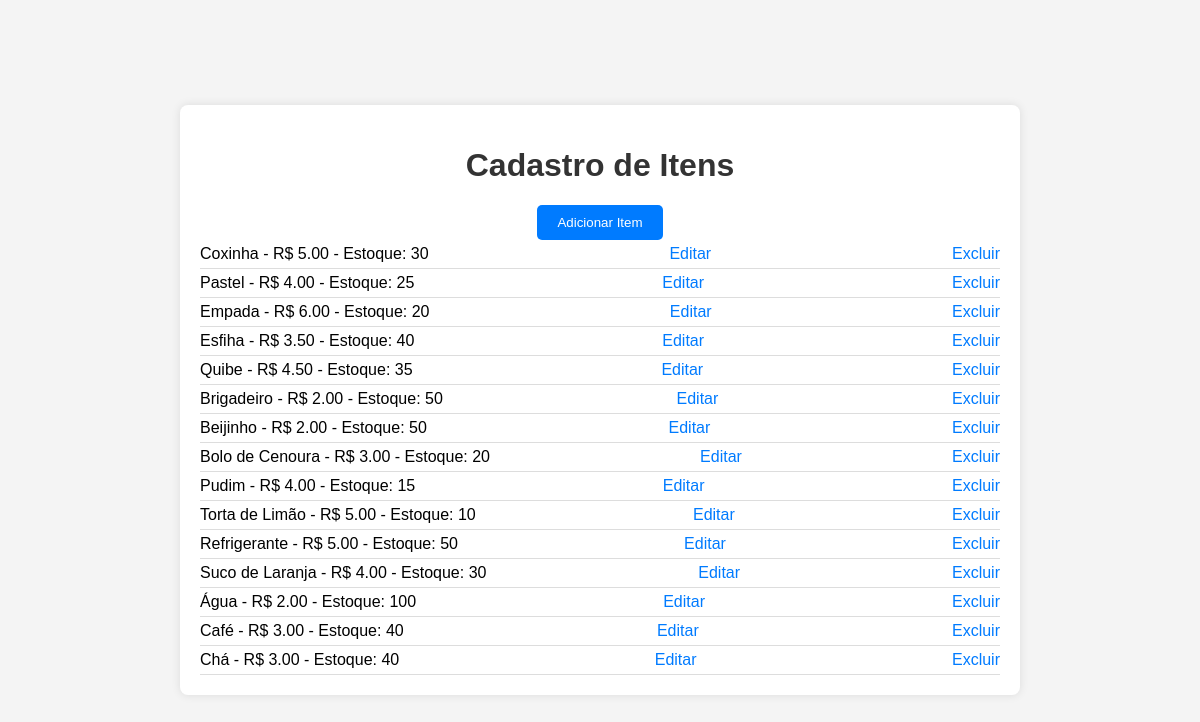
Screenshot of /neides/items/ (signed in) with the database file from the repository.
### neides/models.py (models this page shows, shortened)
class Item(models.Model):
    CATEGORY_CHOICES = [
        ('salgado', 'Salgado'),
        ('doce', 'Doce'),
        ('bebida', 'Bebida'),
    ]
    name = models.CharField(max_length=100)
    price = models.DecimalField(max_digits=10, decimal_places=2)
    stock = models.IntegerField()
    category = models.CharField(max_length=10, choices=CATEGORY_CHOICES)
    discount_strategy = None

### neides/views.py (the view)
# urls.py: path('items/', views.items, name='items'),
@login_required
def items(request):
    items = Item.objects.all()
    return render(request, 'neides/items.html', {'items': items})

### neides/templates/neides/items.html (shortened to what this page needs)
{% extends 'neides/base.html' %}
{% block content %}
<h1>Cadastro de Itens</h1>
<a href="{% url 'add_item' %}"><button>Adicionar Item</button></a>
<ul>
    {% for item in items %}
        <li>{{ item.name }} - R$ {{ item.price }} - Estoque: {{ item.stock }}
            <a href="{% url 'edit_item' item.pk %}">Editar</a>
            <a href="{% url 'delete_item' item.pk %}">Excluir</a>
        </li>
    {% endfor %}
</ul>
{% endblock %}

### neides/static/neides/css/styles.css (style rules this page uses)
body { font-family: Arial, sans-serif; background-color: #f4f4f4; margin: 0; padding: 0; display: flex; justify-content: center; align-items: center; height: 100vh; }
h1, h2, h3 { color: #333; }
ul { list-style-type: none; padding: 0; margin: 0; }
li { padding: 5px 0; border-bottom: 1px solid #ddd; display: flex; justify-content: space-between; align-items: center; }
a { color: #007bff; text-decoration: none; }
button { background-color: #007bff; color: #fff; border: none; padding: 10px 20px; border-radius: 5px; cursor: pointer; }

### rows the page displays
Item: name "Coxinha", price "5.00", stock "30"
Item: name "Pastel", price "4.00", stock "25"
Item: name "Empada", price "6.00", stock "20"
Item: name "Esfiha", price "3.50", stock "40"
Item: name "Quibe", price "4.50", stock "35"
Item: name "Brigadeiro", price "2.00", stock "50"
Item: name "Beijinho", price "2.00", stock "50"
Item: name "Bolo de Cenoura", price "3.00", stock "20"
Item: name "Pudim", price "4.00", stock "15"
Item: name "Torta de Limão", price "5.00", stock "10"
Item: name "Refrigerante", price "5.00", stock "50"
Item: name "Suco de Laranja", price "4.00", stock "30"
Item: name "Água", price "2.00", stock "100"
Item: name "Café", price "3.00", stock "40"
Item: name "Chá", price "3.00", stock "40"
